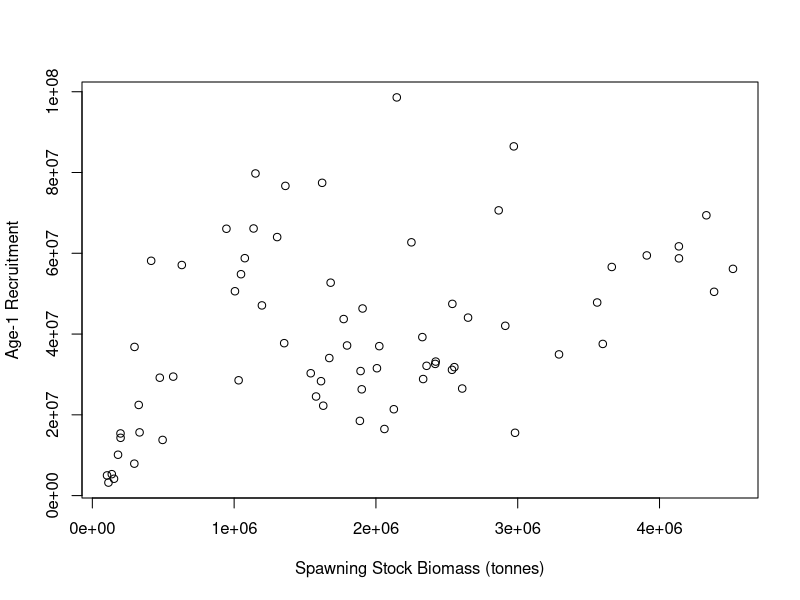
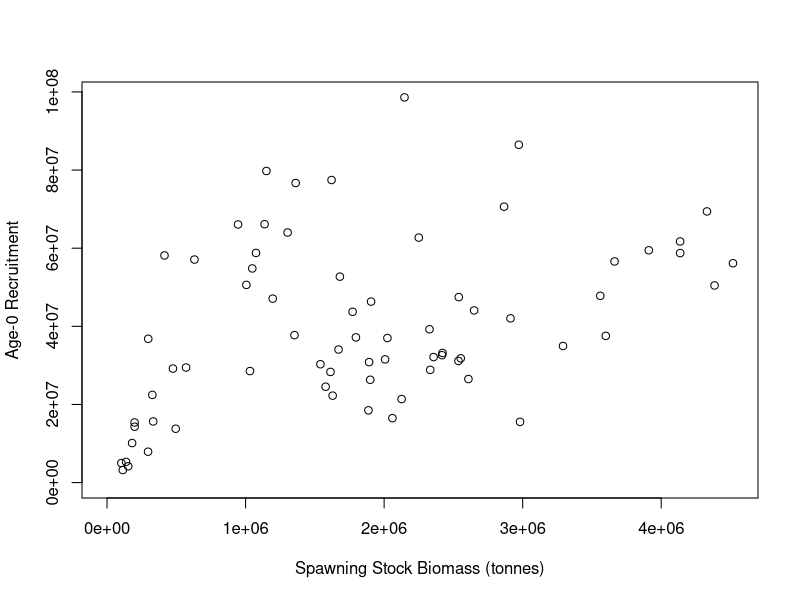
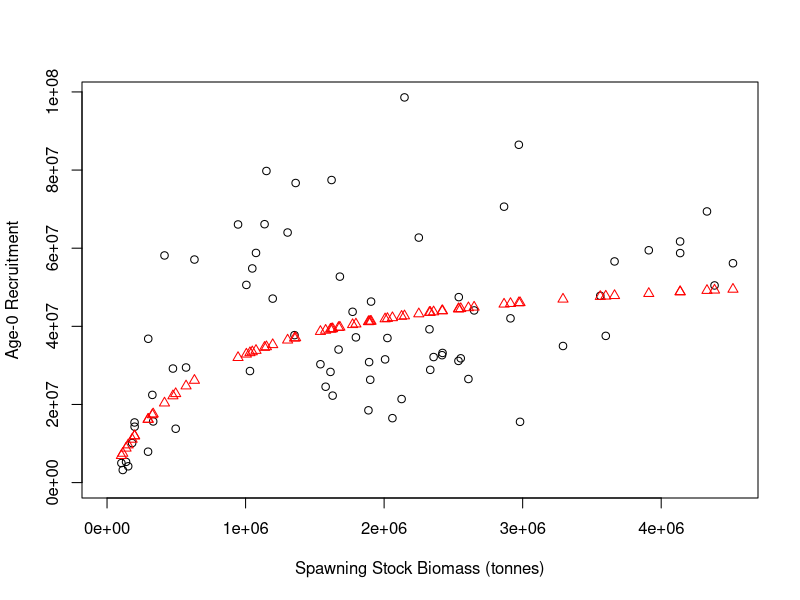
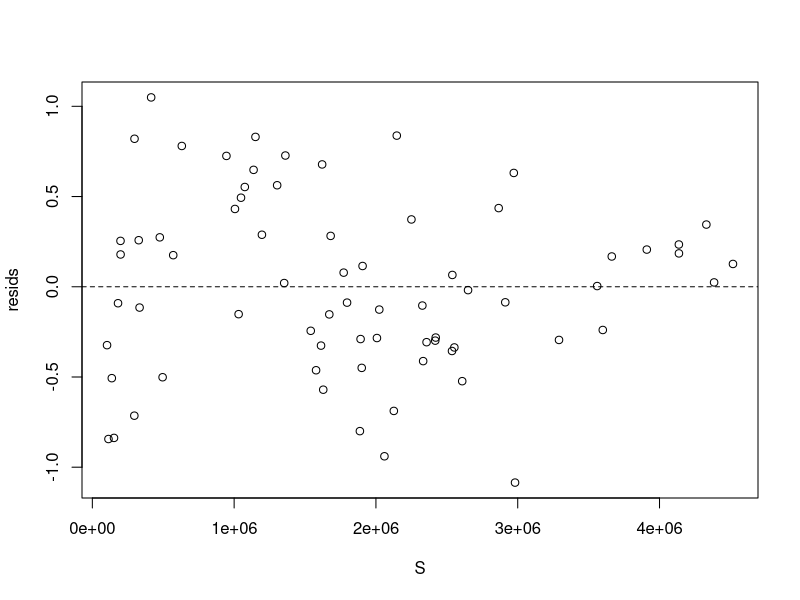
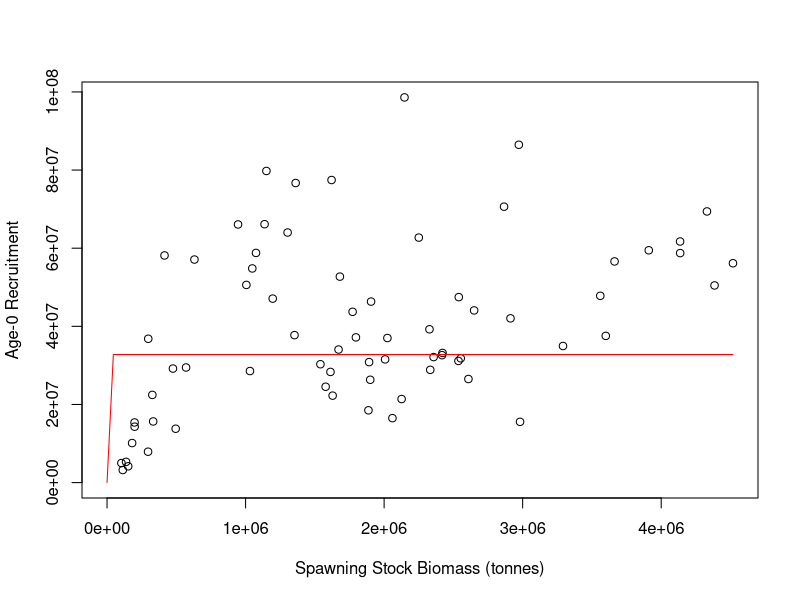
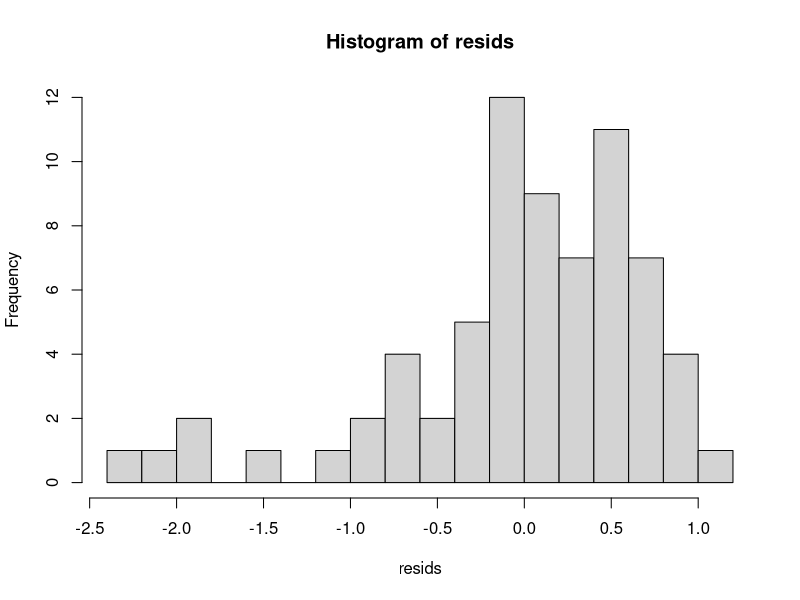
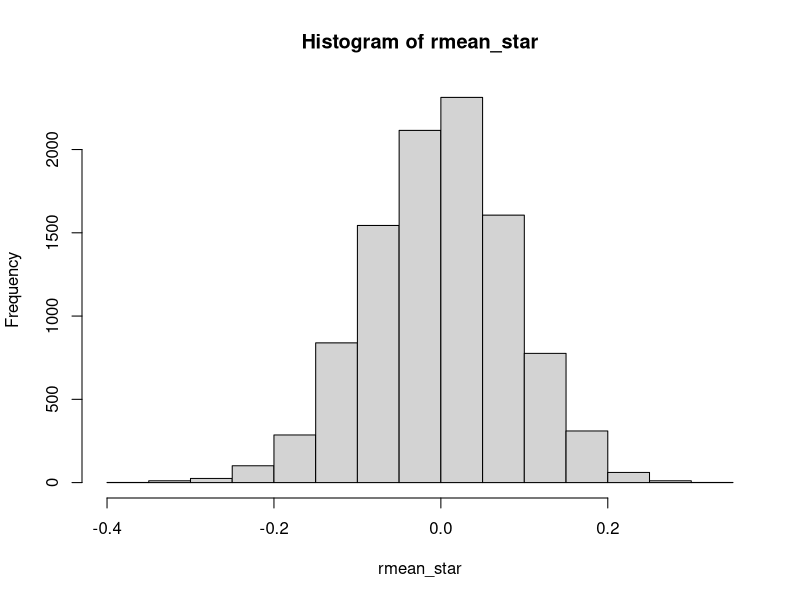
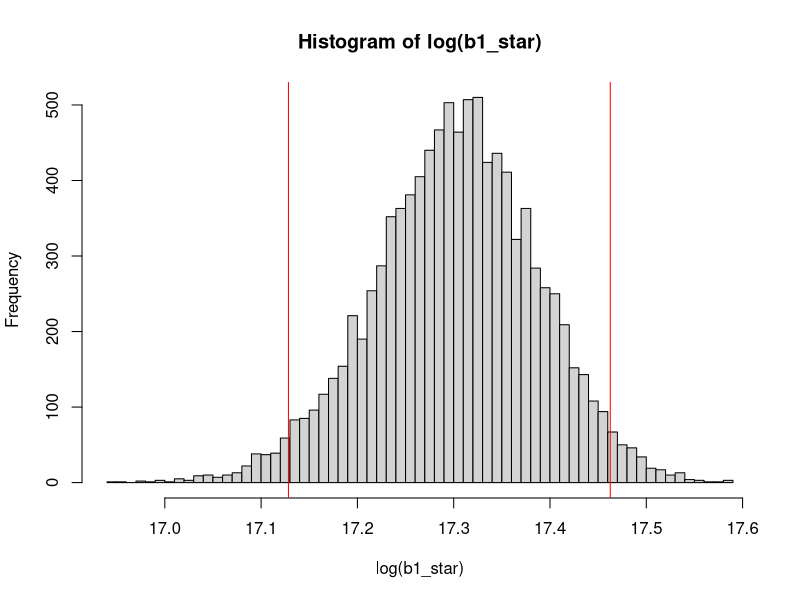

These charts were generated, in order, by the following R code:
# Fitting Models to Data in R

# Colin Millar, modified from Iago Mosqueira and Ernesto Jardim

# This script shows the steps followed to fit a stock-recruitment model to
# in the file 'north_sea_herring_SR.csv'


#==============================================================================
# Load and explore data
#==============================================================================

# load data from comma-separated file to data.frame
herring <- read.csv(file = 'north_sea_herring_SR.csv', header = TRUE)

# take a look at what we have
head(herring) # this looks at the first 6 rows
str(herring) # this lets us inspect what the columns contain

# lets rename some columns because I am lazy and want the code to be
# readable and easier to type
names(herring)
names(herring) <- c("yc", "ssb", "rec")
head(herring)

# to access the diffrent columns use '$' i.e to see the SSB values:
herring$ssb
# and to see observed recruitment
herring$rec

# initial plot of SSB vs. recruits
plot(rec ~ ssb,
     data = herring, # look in herring for x and y values
     xlab = 'Spawning Stock Biomass (tonnes)',
     ylab = 'Age-1 Recruitment')


# probably better to set x and y limits to start at zero
plot(rec ~ ssb,
     data = herring, # look in herring for x and y values
     xlim = c(0, max(ssb)), # set x limits
     ylim = c(0, max(rec)), # set y limits
     xlab = 'Spawning Stock Biomass (tonnes)',
     ylab = 'Age-0 Recruitment')


###############################################################################
# We are now going to demonstrate the same techniques employed in the spreadsheet
# solution to the assignment
###############################################################################

#==============================================================================
# Beverton and holt recruitmet model R=b1*S/(b2+S)
#==============================================================================


#------------------------------------------------------------------------------
# (1) Calculate predicted R for each year
# Rpred = b1 * S / (b2 + S)
#------------------------------------------------------------------------------

# starting values for b1 and b2
a <- 1
b <- 1

# set up the other variables (i.e. S)
S <- herring$ssb

Rpred <- a * S / (b + S)

#------------------------------------------------------------------------------
# (2) Calculate log residuals, Ln(obs/pred)
#------------------------------------------------------------------------------

# assign observed recruitment
Robs <- herring$rec

resids <- log(Robs / Rpred) # = log(Robs) - log(Rpred)

# note that in R, log is the natural log:
?log # see the help file for the log function
log(exp(1))
log(exp(10))

#------------------------------------------------------------------------------
# (3) Calculate sum of squared residuals
#------------------------------------------------------------------------------

?sum # see the help file for sum
ssq_resids <- sum(resids^2)

#------------------------------------------------------------------------------
# (4) Minimize sum-of-squares with solver by adjusting a and b
#------------------------------------------------------------------------------

# to do this, we need to set up a function that takes
# a and b as input, and returns the sums of squared residuals

# in R a function is a collection of steps: i.e.
add <- function(b1, b2) {
  b1 + b2
}
add(1, 2)
# 3

# the sums of squares function is collection of the previous 3 steps:
ssq <- function(a, b) {
  # 1. Calculate predicted R for each year
  Rpred <- a * S / (b + S)
  # 2. Calculate log residuals, Ln(obs/pred)
  resids <- log(Robs / Rpred)
  # 3. Calculate sum of squared residuals
  ssq_resids <- sum(resids^2)

  # return
  ssq_resids
}

# lets test this out:
ssq(a, b)
ssq(1, 1)
ssq(2, 1)

# now we need to search over lots of values for b1 and b2 to
# find the minimum.
# There are lots of ways to do this, we will first look at the optim function.
# the help file for optim is:
?optim

ssq_optim <- function(par) {
  a <- par[1]
  b <- par[2]

  ssq(a, b)
}

# use c to combine the starting values into a vector
?c
par0 <- c(1, 1)

# lets test the new ssq funciton
ssq_optim(par0)

# lets run it..
opt <- optim(par0, ssq_optim)

opt

# it didn't do so well....  lets try with different starting values:
opt <- optim(c(32000000, 300), ssq_optim)

opt

# better now :)

#------------------------------------------------------------------------------
# (5) Plot observed and predicted R
#------------------------------------------------------------------------------

# get the parameter estimates from the optimisation
a <- opt$par[1]
b <- opt$par[2]

# predict recruitment
Rpred <- a * S / (b + S)

# plot
plot(Robs ~ S,
     xlim = c(0, max(S)), # set x limits
     ylim = c(0, max(Robs)), # set y limits
     xlab = 'Spawning Stock Biomass (tonnes)',
     ylab = 'Age-0 Recruitment')

# add predictions to the plot
points(Rpred ~ S, col = "red", pch = 2)


#------------------------------------------------------------------------------
# (6) Plot residuals
#------------------------------------------------------------------------------

# calculate residuals
resids <- log(Robs / Rpred)

# plot them
plot(resids ~ S)
# add in a reference line
abline(h = 0, lty = 2)





















###############################################################################
# We are now going to demonstrate the same solution, but taking advantage of
# the tools provided by a programming / scripting language
###############################################################################

#==============================================================================
# Beverton and holt recruitmet model R=b1*S/(b2+S)
#==============================================================================

#------------------------------------------------------------------------------
# (1) Calculate predicted R for each year
# Rpred = b1 * S / (b2 + S)
#------------------------------------------------------------------------------

# this time we will write a function to do this called bevholt
#  to be safe we will also pass in S
#  this way we know for sure wha values of S are being used

bevholt <- function(b, S) {
  b[1] * S / (b[2] + S)
}

# compute R at the starting values for b1 and b2
Rpred <- bevholt(c(1, 1), S = herring$ssb)

# lets jump to step 4 ...

#------------------------------------------------------------------------------
# (4) Minimize sum-of-squares with solver by adjusting b1 and b2
#------------------------------------------------------------------------------

# now lets modify the ssq function to accept S and Robs,
# and use the function bevholt

# the sums of squares function is collection of the previous 3 steps:
ssq <- function(b, S, Robs) {
  # 1. Calculate predicted R for each year
  Rpred <- bevholt(b, S)
  # 2. Calculate log residuals, Ln(obs/pred)
  resids <- log(Robs / Rpred)
  # 3. Calculate sum of squared residuals
  ssq_resids <- sum(resids^2)

  # return
  ssq_resids
}

# lets test this out:
ssq(c(a, b), herring$ssb, herring$rec) # what to you notice this time?
ssq(c(1, 1), herring$ssb, herring$rec)
ssq(c(2, 2), herring$ssb, herring$rec)

# now we need to search over lots of values for b1 and b2 to
# find the minimum.

ssq_optim <- function(par, S, Robs) {
  b <- exp(par)

  ssq(b, S, Robs)
}

# use c to combine the starting values into a vector
par0 <- log(c(1, 1))

# lets test the new ssq funciton
ssq_optim(par0, S = herring$ssb, Robs = herring$rec)

# lets run it..
opt <- optim(par0, ssq_optim, S = herring$ssb, Robs = herring$rec)

opt


#------------------------------------------------------------------------------
# (5) Plot observed and predicted R
#------------------------------------------------------------------------------

# predict recruitment over the full S range
Spred <- seq(0, max(herring$ssb), length.out = 100)
Rpred <- bevholt(exp(opt$par), S = Spred)

# plot
plot(rec ~ ssb,
     data = herring, # pass in data this time
     xlim = c(0, max(S)), # set x limits
     ylim = c(0, max(Robs)), # set y limits
     xlab = 'Spawning Stock Biomass (tonnes)',
     ylab = 'Age-0 Recruitment')

# add predictions to the plot as a line
lines(Rpred ~ Spred, col = "red", pch = 2)















###############################################################################
# The following is to demonstrate a techniques for calculating confidence
# intervals - this is not part of the course and purely for demonstation
# purposes
###############################################################################

# Bootstrapping is so called because it is like you are acheieving something
# from nothing.
#
# but in fact it is taking advantage of the fact that your samle of data
# contains information about how it varies...
#
# this can be seen from the residuals:

# lets run the fit again
fit <- optim(par0, ssq_optim, S = herring$ssb, Robs = herring$rec)

# and calculate the residuals
Rpred <- bevholt(exp(fit$par), herring$ssb)
resids <- log( herring$rec / Rpred)

# and plot a histogram
hist(resids, nclass = 20)

# the mean of the residuals is:
mean(resids)

# but is there not error in this?

# resample from this as if the resuduals are random and reclaculate the mean
r_star <- sample(resids,  replace = TRUE)
mean(r_star)

# do it again
r_star <- sample(resids, replace = TRUE)
mean(r_star)

# do it lots of times!
rmean_star <-
  replicate(10000, {
    r_star <- sample(resids, replace = TRUE)
    mean(r_star)
  })

hist(rmean_star)

#------------------------------------------------------------------------------
# so we are able to access the error inherent in the model fit?
#
# And we can propagate this through to the parameter estimates?
#------------------------------------------------------------------------------

# resample from the residuals as if the resuduals are random and reestimate the
# parameters
r_star <- sample(resids, replace = TRUE)
opt <- optim(par0, ssq_optim, S = herring$ssb, Robs = Rpred + r_star)
opt$par

# do it again
r_star <- sample(resids, replace = TRUE)
opt <- optim(par0, ssq_optim, S = herring$ssb, Robs = Rpred + r_star)
opt$par


# do it lots of times!
par_star <-
  replicate(10000, {
    r_star <- sample(resids, replace = TRUE)
    opt <- optim(par0, ssq_optim, S = herring$ssb, Robs = Rpred * exp(r_star),
                 method = "BFGS")
    opt$par
  })

# separate b1 and b2 bootstrap simulations for ease of inspection
b1_star <- exp(par_star[1,])
b2_star <- exp(par_star[2,])

# plot histograms of simulations
hist(log(b1_star), nclass = 50)
# add confidence intervals
abline(v = quantile(log(b1_star), c(0.025, 0.975)), col = "red")
quantile(b1_star, c(0.025, 0.975))

# what does the 2D bootstrap simulation look like?
plot(log(b1_star), log(b2_star), pch = ".", col = grey(.5, alpha = 0.5))

# a colourful 2d densty plot
image(MASS::kde2d(log(b1_star), log(b2_star), n = 400),
      xlab = "log b1", ylab = "log b2",
      xlim = quantile(log(b1_star), c(0.025, 0.975)),
      ylim = quantile(log(b2_star), c(0.025, 0.975)),
      main = "bootstraped uncertainty in parameter estimates")
# plot the least squares estimate
points(fit$par[1], fit$par[2], pch = 16, col = "blue")



# plot
# predict recruitment over the full S range
Spred <- seq(0, max(herring$ssb), length.out = 100)
Rpred <- apply(par_star, 2, function(x) bevholt(exp(x), S = Spred))

# plot a few curves to see the uncertainty in the relationship
matplot(Spred, Rpred[, sample(1:ncol(Rpred), 100)], type = "l", lty = 1, col = grey(0.5, alpha = 0.5),
        xlim = c(0, max(S)), # set x limits
        ylim = c(0, max(Robs)), # set y limits
        xlab = 'Spawning Stock Biomass (tonnes)',
        ylab = 'Age-0 Recruitment',
        main = "boostraped error in stock recruitment relationship")
# add the data
points(herring$ssb, herring$rec, type = "b", pch = 16, col = "red")
